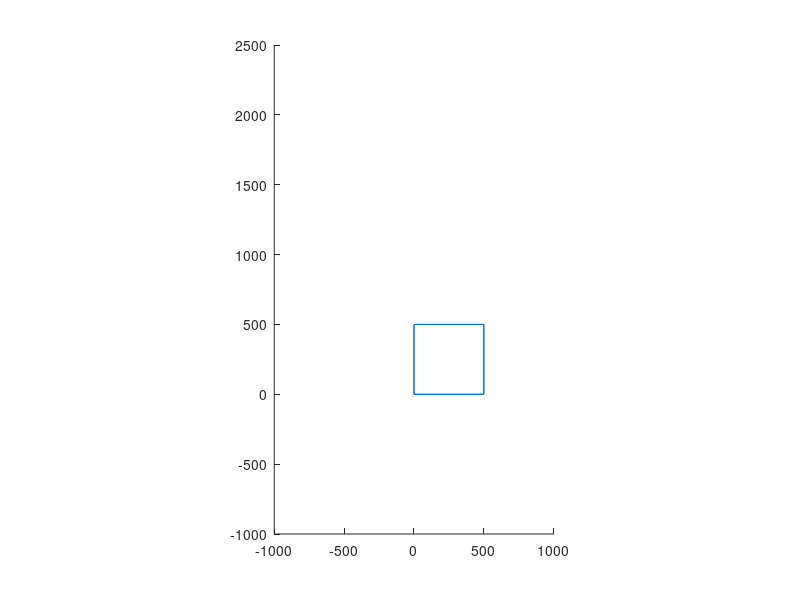

This figure's MATLAB source:
function result = labs2

% First calibrate the cameras, get the intrinsics K, and the extrinsics R1,
% T1, R2, T2.
% Note: the matrices returned by the calibration process define the
% relative position of the checkerboard wrt the camera. Therefore, they are
% the matrices that go from world to camera coordinate.

% Copy also in this script the positions of the points you chose (you don't
% want to do that every time you run the script so do it beforehand).

%%%%%%%%%%%% 




% Now do crazy stuff and reconstruct the 3D skeleton




%%%%%%%%%%%% 

% Plot everything

figure

grid off
axis equal
axis([-1000 1000 -1000 2500 -3000 2500])

% use joinPoint method to draw your skeleton
% here we draw a cube to see how it works
P1 = [0.0 0.0 0.0];
P2 = [500.0 0.0 0.0];
P3 = [0.0 500.0 0.0];
P4 = [0.0 0.0 500.0];
P5 = [500.0 500.0 0.0];
P6 = [500.0 0.0 500.0];
P7 = [0.0 500.0 500.0];
P8 = [500.0 500.0 500.0];

joinPoints(P1, P2)
joinPoints(P1, P3)
joinPoints(P1, P4)
joinPoints(P2, P5)
joinPoints(P2, P6)
joinPoints(P3, P5)
joinPoints(P3, P7)
joinPoints(P4, P6)
joinPoints(P4, P7)
joinPoints(P5, P8)
joinPoints(P6, P8)
joinPoints(P7, P8)

% Draw cam 1
% You need to compute the transformation matrix to go from camera to world
% coordinate
% drawCamera(M1_c_to_w)

% Draw cam 2
% You need to compute the transformation matrix to go from camera to world
% coordinate
% drawCamera(M2_c_to_w)

% Checkerboard
% drawCheckerboard

% the end
result = 0;

end

% Use the matrix M_camera_to_world to position the camera
% correctly in the world
function void = drawCamera(M_camera_to_world)
    C_1 =  [0.0; 0.0; 0.0; 1.0];
    C_2 =  [50.0; 50.0; 100.0; 1.0];
    C_3 =  [50.0; -50.0; 100.0; 1.0];
    C_4 =  [-50.0; 50.0; 100.0; 1.0];
    C_5 =  [-50.0; -50.0; 100.0; 1.0];

    C_1_w = M_camera_to_world*C_1;
    C_2_w = M_camera_to_world*C_2;
    C_3_w = M_camera_to_world*C_3;
    C_4_w = M_camera_to_world*C_4;
    C_5_w = M_camera_to_world*C_5;

    C_1_w = C_1_w/C_1_w(end);
    C_2_w = C_2_w/C_2_w(end);
    C_3_w = C_3_w/C_3_w(end);
    C_4_w = C_4_w/C_4_w(end);
    C_5_w = C_5_w/C_5_w(end);

    joinPoints(C_1_w, C_2_w);
    joinPoints(C_1_w, C_3_w);
    joinPoints(C_1_w, C_4_w);
    joinPoints(C_1_w, C_5_w);
    joinPoints(C_2_w, C_3_w);
    joinPoints(C_2_w, C_4_w);
    joinPoints(C_4_w, C_5_w);
    joinPoints(C_5_w, C_3_w);
end

% Draw the checkerboard
function void = drawCheckerboard
    C_1 =  [0.0; 0.0; 0.0; 1.0];
    C_2 =  [196.0; 0.0; 0.0; 1.0];
    C_3 =  [196.0; 140.0; 0.0; 1.0];
    C_4 =  [0.0; 140.0; 0.0; 1.0];

    joinPoints(C_1, C_2);
    joinPoints(C_2, C_3);
    joinPoints(C_3, C_4);
    joinPoints(C_4, C_1);
end

% Draw the line between two points
function void = joinPoints(P1, P2)
    line( [P1(1) P2(1)], [P1(2) P2(2)], [P1(3) P2(3)])
    void = 0;
end